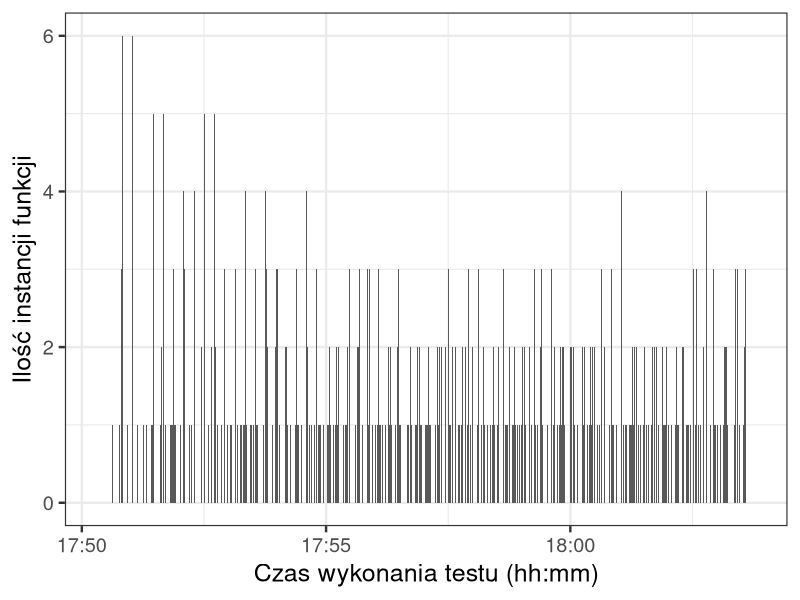

Reproduce this figure in R.
library("ggplot2")
library("scales")

png(filename="aws-kinesis-hosts.png", width=800, height=600)

dat = read.csv("hosts.csv")
dat$time = as.POSIXct(dat$time, format = "%Y-%m-%dT%H:%M:%OSZ")

ggplot(dat, aes(time, count)) +
geom_bar(stat="identity") +
theme(plot.margin = unit(c(1,1,1,1), "cm")) + theme_bw(base_size=18) +
labs(x = "Czas wykonania testu (hh:mm)", y = "Ilość instancji funkcji")
